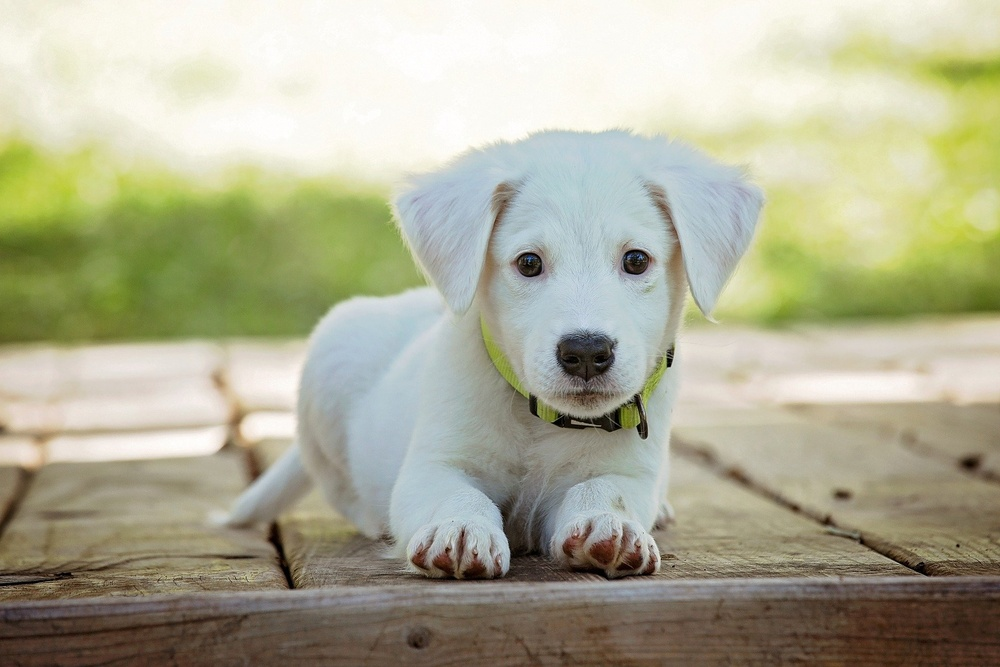
#> input picture 04_ComputerVision/02_OpenCV-VisionComputador/00_Ficheros/perro.jpg, 1000 x 667 px, shrunk from 1920 x 1280 before the run
$ python 15_HistogramasDeColor.py
#> lines starting #> are read from the running program, lines starting #| are printed output that depends on the picture
import numpy as np
import matplotlib.pyplot as plt
import  cv2

imagen1 = cv2.imread('00_Ficheros/perro.jpg')
#> imagen1 is the input picture: shape (667, 1000, 3); mean B, G, R 149.2, 174, 174.7
imagen2 = cv2.cvtColor(imagen1, cv2.COLOR_BGR2RGB)

histo = cv2.calcHist([imagen2],[0],None,[256],[0,256])
#> histo = 256 values, max 21658 at index 251, min 33 at index 0, mean 2605.5
plt.plot(histo)
plt.show()
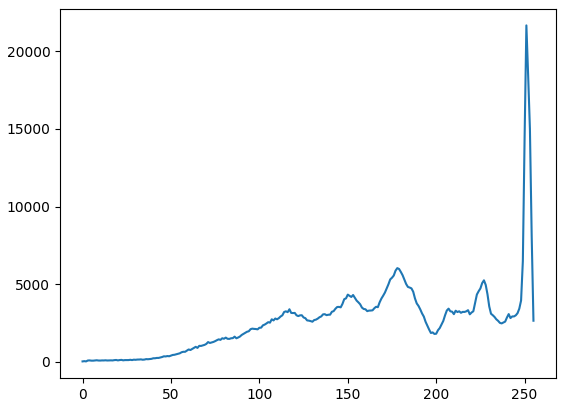
#> figure drawn by matplotlib, 1 panel; curve peaks at x = 251, y = 21658

colores = ('b','g','r')

for i,color in enumerate(colores):
    histo = cv2.calcHist([imagen2],[i],None,[256],[0,256])
    plt.plot(histo)
    plt.xlim([0,256])
plt.show()
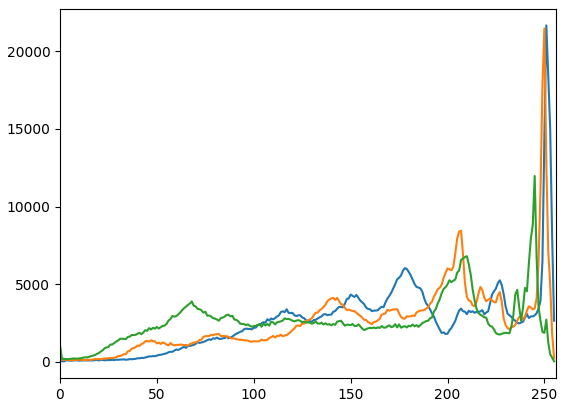
#> figure drawn by matplotlib, 1 panel; curve peaks at x = 251, y = 21658; curve peaks at x = 250, y = 21459; curve peaks at x = 245, y = 11965

$ run again, with 04_ComputerVision/02_OpenCV-VisionComputador/00_Ficheros/cara.jpg copied over 04_ComputerVision/02_OpenCV-VisionComputador/00_Ficheros/perro.jpg
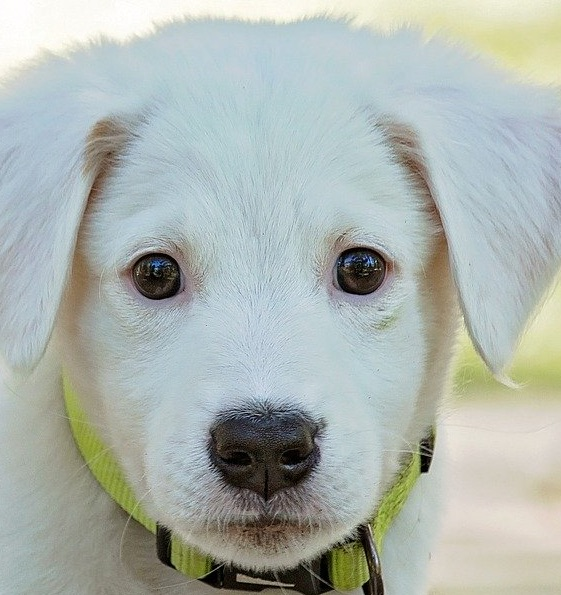
#> input picture 04_ComputerVision/02_OpenCV-VisionComputador/00_Ficheros/cara.jpg, 561 x 595 px
#> imagen1 is the input picture: shape (595, 561, 3); mean B, G, R 175.3, 180.7, 172.7
#> histo = 256 values, max 8215 at index 182, min 118 at index 2, mean 1303.9
#> `plt.show()`:
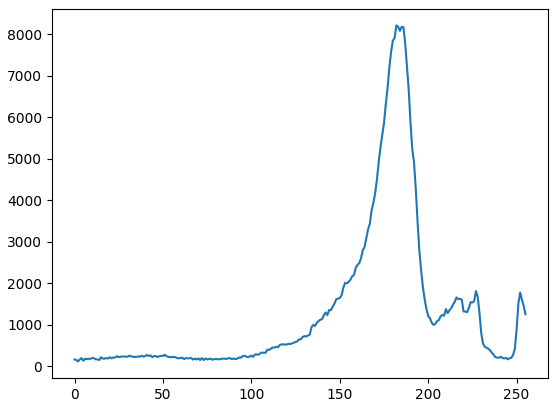
#> figure drawn by matplotlib, 1 panel; curve peaks at x = 182, y = 8215
#> `plt.show()`:
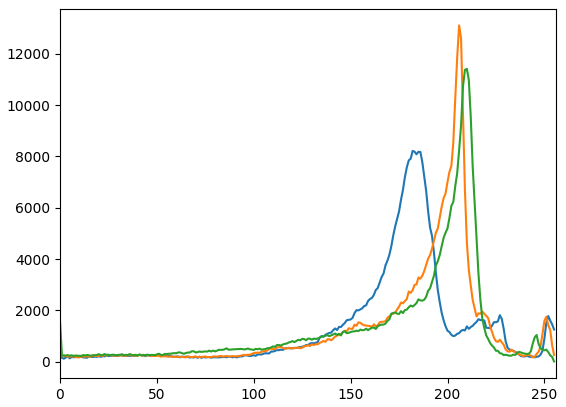
#> figure drawn by matplotlib, 1 panel; curve peaks at x = 182, y = 8215; curve peaks at x = 206, y = 13105; curve peaks at x = 210, y = 11413

$ run again, with 04_ComputerVision/02_OpenCV-VisionComputador/00_Ficheros/epales.jpg copied over 04_ComputerVision/02_OpenCV-VisionComputador/00_Ficheros/perro.jpg
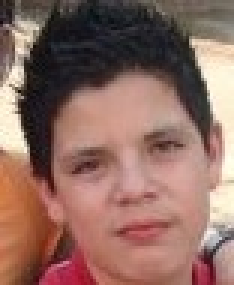
#> input picture 04_ComputerVision/02_OpenCV-VisionComputador/00_Ficheros/epales.jpg, 78 x 95 px (shown 3 times larger)
#> imagen1 is the input picture: shape (95, 78, 3); mean B, G, R 97.7, 107.5, 143
#> histo = 256 values, max 152 at index 255, min 0 at index 0, mean 28.95
#> `plt.show()`:
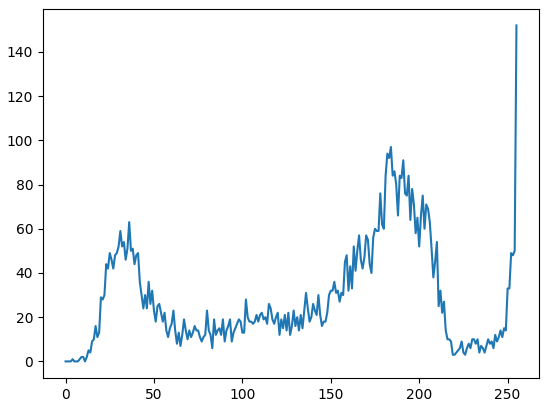
#> figure drawn by matplotlib, 1 panel; curve peaks at x = 255, y = 152
#> `plt.show()`:
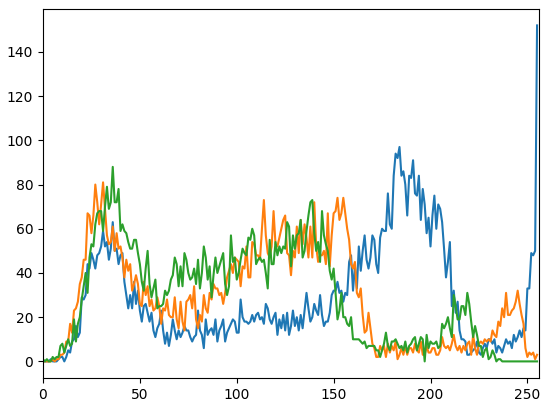
#> figure drawn by matplotlib, 1 panel; curve peaks at x = 255, y = 152; curve peaks at x = 31, y = 81; curve peaks at x = 36, y = 88

$ run again, with 04_ComputerVision/02_OpenCV-VisionComputador/00_Ficheros/epales2.jpg copied over 04_ComputerVision/02_OpenCV-VisionComputador/00_Ficheros/perro.jpg
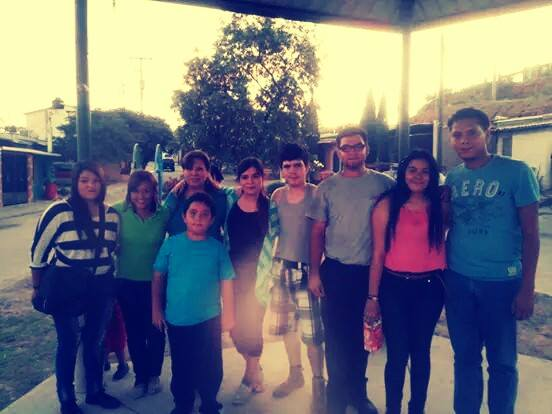
#> input picture 04_ComputerVision/02_OpenCV-VisionComputador/00_Ficheros/epales2.jpg, 552 x 414 px
#> imagen1 is the input picture: shape (414, 552, 3); mean B, G, R 123.6, 110.4, 109.2
#> histo = 256 values, max 26477 at index 254, min 187 at index 237, mean 892.7
#> `plt.show()`:
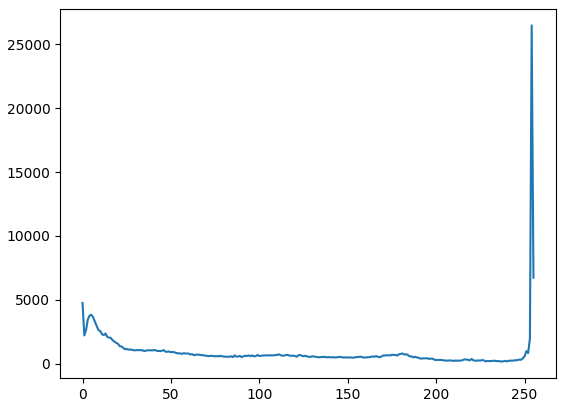
#> figure drawn by matplotlib, 1 panel; curve peaks at x = 254, y = 26477
#> `plt.show()`:
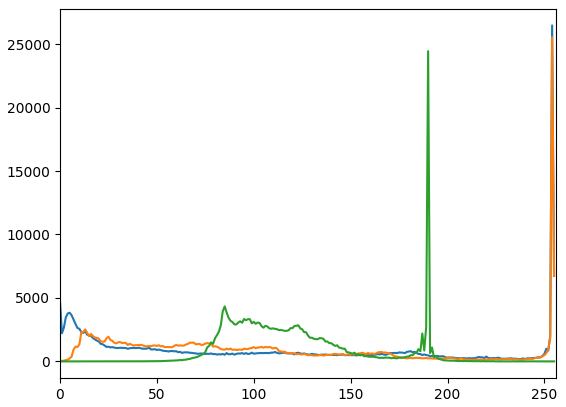
#> figure drawn by matplotlib, 1 panel; curve peaks at x = 254, y = 26477; curve peaks at x = 254, y = 25540; curve peaks at x = 190, y = 24445
